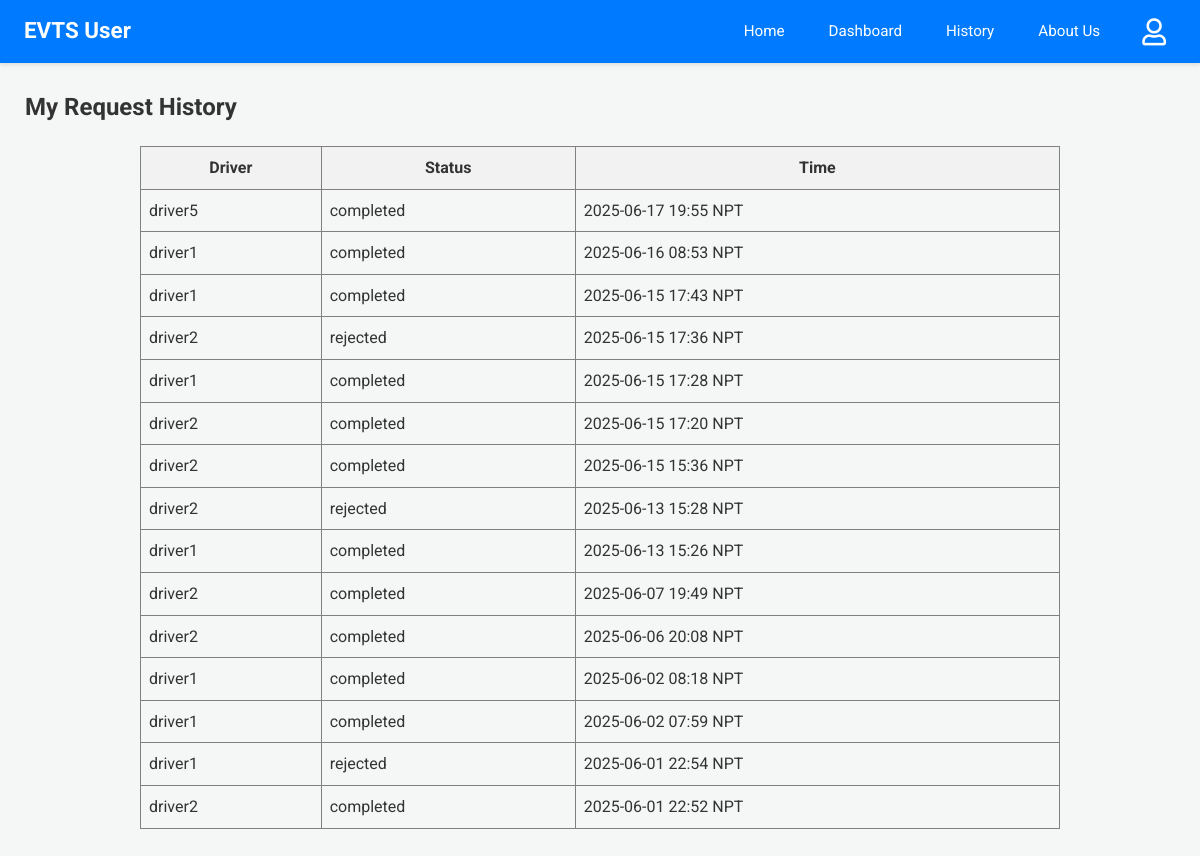
Before: /user-history (signed in) with the older database file.
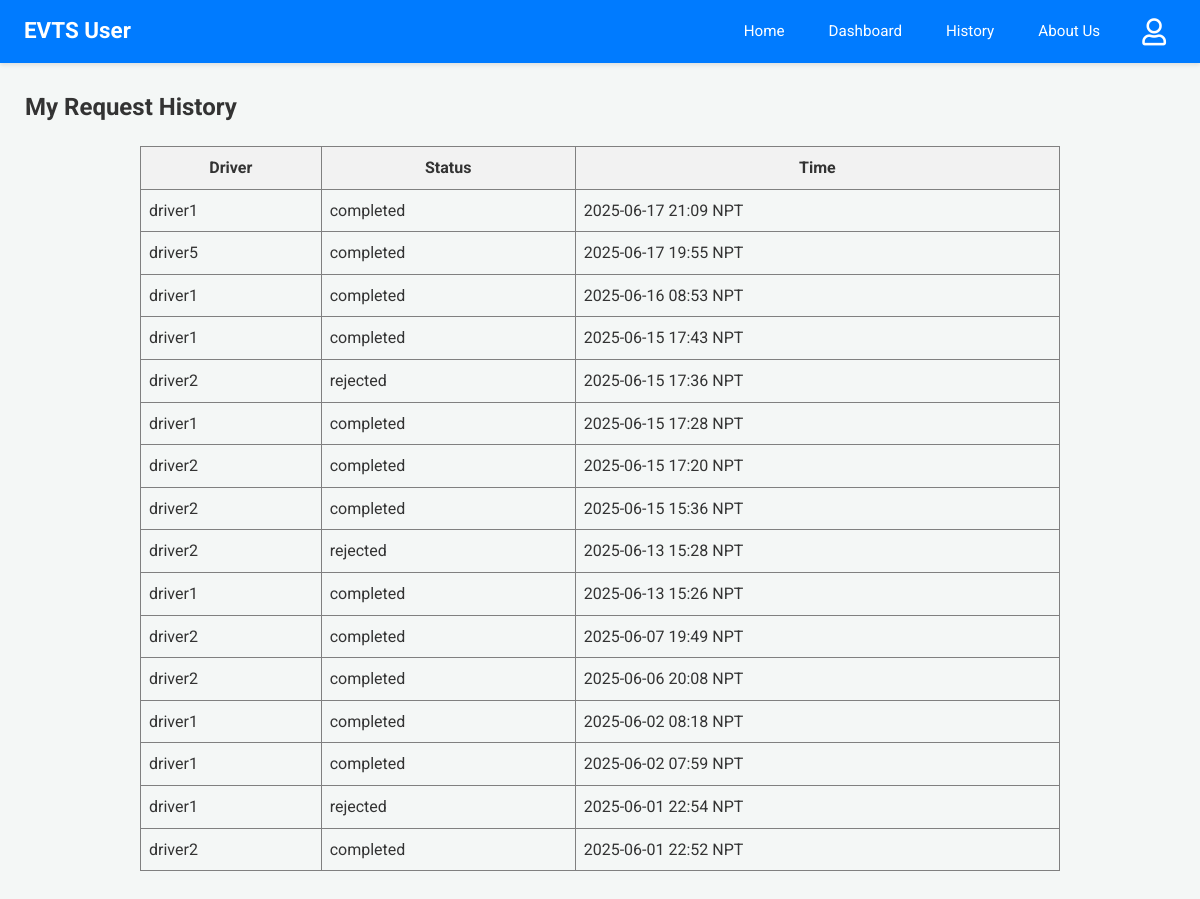
After: the same page with the newer database file.
### app.py (models this page shows)
class Driver(db.Model):
    email = db.Column(db.String(120), primary_key=True)
    name = db.Column(db.String(100))
    phone = db.Column(db.String(15))
    password = db.Column(db.String(100))
    vehicle = db.Column(db.String(50))
    node = db.Column(db.String(10), nullable=False)

class RideRequest(db.Model):
    __tablename__ = 'ride_request'
    id = db.Column(db.Integer, primary_key=True)
    user_email = db.Column(db.String(100), nullable=False)
    driver_email = db.Column(db.String(100), nullable=False)
    user_latitude_at_request = db.Column(db.Float, nullable=True)
    user_longitude_at_request = db.Column(db.Float, nullable=True)
    timestamp = db.Column(db.DateTime, default=lambda: datetime.now(timezone.utc))
    status = db.Column(db.String(20), default='Pending')

### app.py (the view)
@app.route('/user-history')
@login_required_user
def user_history():
    reqs_db = RideRequest.query.filter_by(user_email=session['user']).order_by(RideRequest.timestamp.desc()).all()
    s_reqs = [{'driver_name': (Driver.query.get(r.driver_email).name or r.driver_email if Driver.query.get(r.driver_email) else "N/A"),
               'status': r.status, 'timestamp': format_datetime_npt(r.timestamp)} for r in reqs_db]
    response = make_response(render_template('user_history.html', requests=s_reqs))
    return add_no_cache_to_response(response)

### app.py (called while the page is built)
def format_datetime_npt(dt_utc):
    if dt_utc is None: return "N/A"
    if dt_utc.tzinfo is None or dt_utc.tzinfo.utcoffset(dt_utc) is None:
        dt_utc = dt_utc.replace(tzinfo=timezone.utc)
    else:
        dt_utc = dt_utc.astimezone(timezone.utc)
    dt_npt = dt_utc.astimezone(NPT)
    return dt_npt.strftime('%Y-%m-%d %H:%M NPT')

def login_required_user(f):
    @wraps(f)
    def decorated_function(*args, **kwargs):
        if 'user' not in session:
            return redirect(url_for('login', next=request.url))
        return f(*args, **kwargs)
    return decorated_function

def add_no_cache_to_response(response):
    response.headers["Cache-Control"] = "no-cache, no-store, must-revalidate, public, max-age=0"
    response.headers["Pragma"] = "no-cache"
    response.headers["Expires"] = "0"
    return response

### templates/user_history.html
{% extends 'user_base.html' %}
{% block content %}
<h2>My Request History</h2>
{% if requests %}
<table border="1" cellpadding="8" cellspacing="0" style="border-collapse: collapse; width: 80%; margin: 20px auto;">
  <thead>
    <tr style="background-color: #f2f2f2;">
      <th>Driver</th>
      <th>Status</th>
      <th>Time</th>
    </tr>
  </thead>
  <tbody>
  {% for req in requests %}
  <tr>
    <td>{{ req.driver_name }}</td>
    <td>{{ req.status }}</td>
    <td>{{ req.timestamp }}</td>
  </tr>
  {% endfor %}
  </tbody>
</table>
{% else %}
<p>You have no ride request history.</p>
{% endif %}
{% endblock %}

Changed rows visible on the page:
added RideRequest: status "completed"
Other visible differences:
new list line: "driver1"
new list line: "2025-06-17 21:09 NPT"
